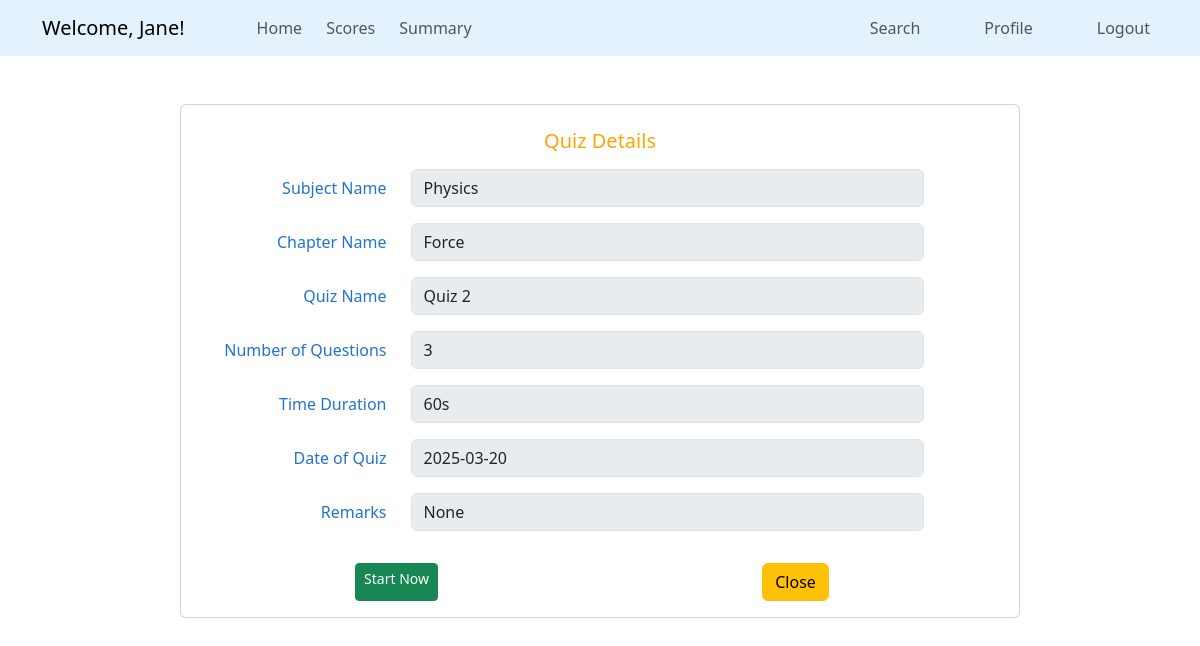
/quiz_details/2 (signed in), run on the app's committed database.
### quizapp/models.py (models this page shows, shortened)
class Subject(db.Model):
    sid = db.Column(db.Integer, primary_key = True)
    description = db.Column(db.Text, nullable = False)
    sname = db.Column(db.String(60), nullable = False, unique = True)
    chapters = db.relationship('Chapter', backref = 'subject', lazy = True, cascade = 'all, delete')

class Chapter(db.Model):
    cid = db.Column(db.Integer, primary_key = True)
    cname = db.Column(db.String(60), nullable = False)
    description = db.Column(db.Text, nullable = False)
    subjectid = db.Column(db.Integer, db.ForeignKey('subject.sid'), nullable = False)
    quizzes = db.relationship('Quiz', backref = 'chapter', lazy = True, cascade = 'all, delete')

class Quiz(db.Model):
    quizid = db.Column(db.Integer, primary_key = True)
    qname = db.Column(db.String(60), nullable = False)
    dateofquiz = db.Column(db.DateTime, nullable = False)
    timeduration = db.Column(db.Integer, nullable = False)
    remarks = db.Column(db.String(30), nullable = True)
    chapterid = db.Column(db.Integer, db.ForeignKey('chapter.cid'), nullable = False) # (foreign key-chapter)
    question = db.relationship('Questions', backref = 'quiz', lazy = True, cascade = 'all, delete')
    scores = db.relationship('Scores', backref = 'quiz', lazy = True, cascade = 'all, delete')

### quizapp/routes.py (the view)
@app.route('/quiz_details/<int:qid>', methods = ['GET', 'POST'])
def quiz_details(qid):
    if 'user_id' in session:
        quiz = Quiz.query.get_or_404(qid)
        return render_template('users/quiz_details.html', quiz = quiz)
    flash('Login to access the page', 'danger')
    return redirect(url_for('login'))

### quizapp/templates/users/quiz_details.html
{% extends "users/base_dashboard.html" %}
{% block section %}
<div class="container card mt-5" style="max-width: 70%;">
    <form id="add-new" method="POST">
        <div class="card-body mt-2" style="color: #2273cf;">
            <div class="card-title text-center mb-3">
                <h5 style="color: orange;">Quiz Details</h5>
            </div>
            <div class="row mb-3">
                <label for="name" class="col-sm-3 col-form-label text-end">Subject Name</label>
                <div class="col-sm-8">
                    <input class="form-control" id="sname" name="sname" value="{{ quiz.chapter.subject.sname }}"
                        disabled>
                </div>
            </div>
            <div class="row mb-3">
                <label for="name" class="col-sm-3 col-form-label text-end">Chapter Name</label>
                <div class="col-sm-8">
                    <input class="form-control" id="cname" name="cname" value="{{ quiz.chapter.cname }}" disabled>
                </div>
            </div>
            <div class="row mb-3">
                <label for="name" class="col-sm-3 col-form-label text-end">Quiz Name</label>
                <div class="col-sm-8">
                    <input class="form-control" id="qname" name="qname" value="{{ quiz.qname }}" disabled>
                </div>
            </div>
            <div class="row mb-3">
                <label for="noquestions" class="col-sm-3 col-form-label text-end">Number of Questions</label>
                <div class="col-sm-8">
                    <input class="form-control" id="noquestions" name="noquestions" value="{{ quiz.question | length }}"
                        disabled>
                </div>
            </div>
            <div class="row mb-3">
                <label for="tduration" class="col-sm-3 col-form-label text-end">Time Duration</label>
                <div class="col-sm-8">
                    <input class="form-control" id="timeduration" name="tduration" value="{{ quiz.timeduration }}s"
                        disabled>
                </div>
            </div>
            <div class="row mb-3">
                <label for="qdate" class="col-sm-3 col-form-label text-end">Date of Quiz</label>
                <div class="col-sm-8">
                    <input class="form-control" id="qdate" name="qdate"
                        value="{{ quiz.dateofquiz.strftime('%Y-%m-%d') }}" disabled>
                </div>
            </div>
            <div class="row mb-3">
                <label for="remarks" class="col-sm-3 col-form-label text-end">Remarks</label>
                <div class="col-sm-8">
                    <input class="form-control" id="remarks" name="remarks" value="{{ quiz.remarks }}" disabled>
                </div>
            </div>
        </div>
    </form>
    <div class="d-flex justify-content-around mb-3">
        <a href="{{ url_for('quiz_attempt', qid = quiz.quizid)}}" class="btn btn-success btn-sm">Start Now</a>
        <a href="{{ url_for('user_dashboard') }}" class="btn btn-warning me-3">Close</a>
    </div>
</div>
{% endblock %}

### data on the page
Subject: sname "Physics"
Chapter: cname "Force"
Quiz: qname "Quiz 2", tduration "60s", qdate "2025-03-20", remarks "None"

### other printed values
{{ session.get('user_name') }} "Jane"
